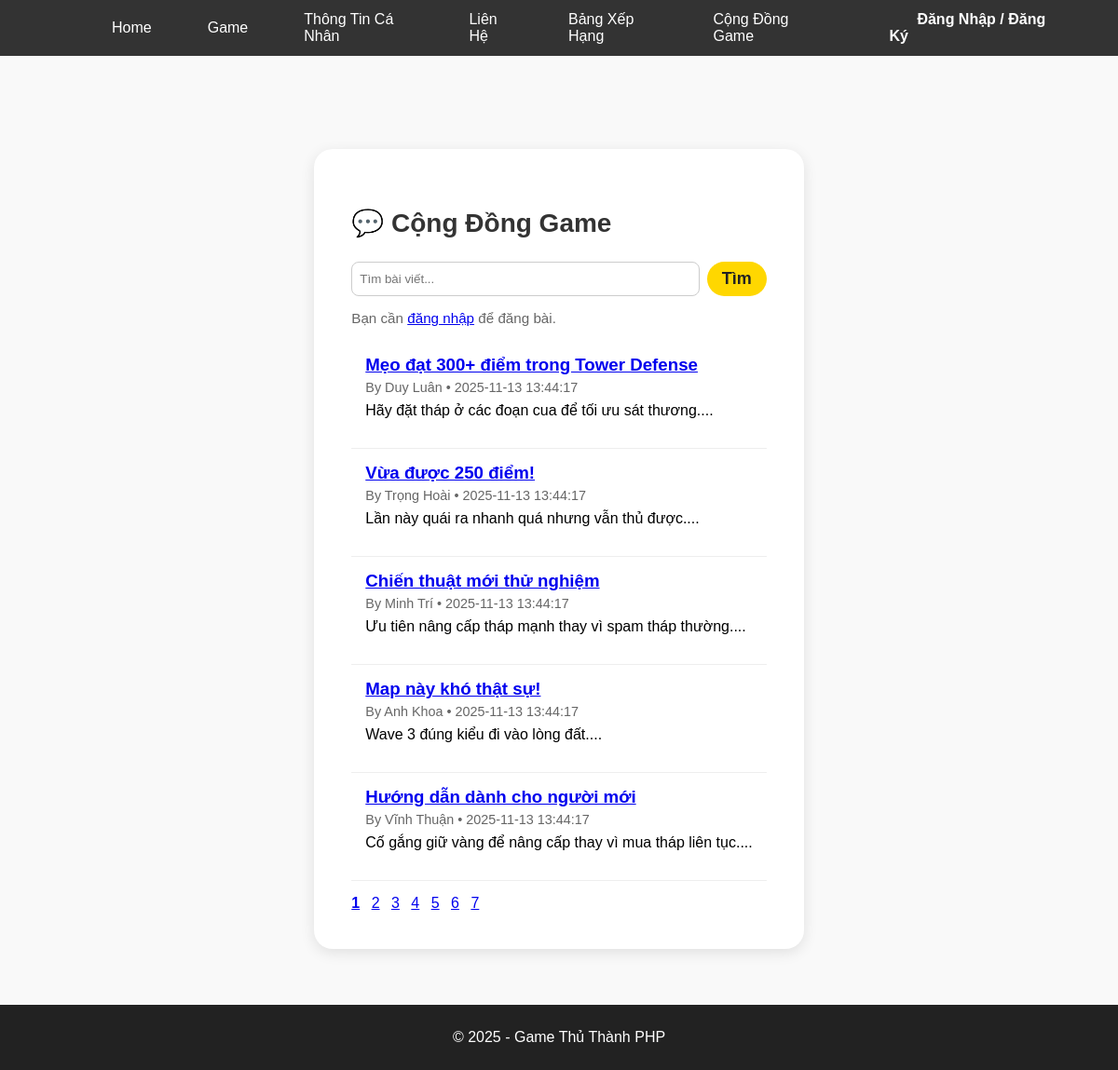
The app's page /forum_list.php with its own data.
### tables this page shows
CREATE TABLE IF NOT EXISTS posts (
  id INT AUTO_INCREMENT PRIMARY KEY,
  user_id INT NOT NULL,
  title VARCHAR(200) NOT NULL,
  content TEXT,
  screenshot_url VARCHAR(255),
  created_at TIMESTAMP DEFAULT CURRENT_TIMESTAMP,
  FOREIGN KEY (user_id) REFERENCES users(id) ON DELETE CASCADE
);

CREATE TABLE users (
  id INT AUTO_INCREMENT PRIMARY KEY,
  name VARCHAR(100),
  email VARCHAR(100) UNIQUE,
  password VARCHAR(255)
);

### forum_list.php (the view, shortened to what this page needs)
<?php
require_once 'db/connect.php';
include 'includes/header.php';
$q = trim($_GET['q'] ?? '');
$perPage = 5;
$page = max(1, intval($_GET['page'] ?? 1));
$offset = ($page - 1) * $perPage;
$sqlCount = "SELECT COUNT(*) AS total FROM posts";
$params = [];
$where = "";
$stmtCount = $conn->prepare($sqlCount);
$stmtCount->execute();
$total = $stmtCount->get_result()->fetch_assoc()['total'] ?? 0;
$totalPages = max(1, ceil($total / $perPage));
$sql = "
  SELECT p.*, u.name AS author
  FROM posts p
  JOIN users u ON u.id = p.user_id
  $where
  ORDER BY p.created_at DESC
  LIMIT ? OFFSET ?
";
if ($where === '') {
    $stmt = $conn->prepare($sql);
    $stmt->bind_param("ii", $perPage, $offset);
} else {
    $stmt = $conn->prepare($sql);
    $stmt->bind_param("ssii", $params[0], $params[1], $perPage, $offset);
}
$stmt->execute();
$result = $stmt->get_result();
?>
<div class="profile-container" style="max-width:900px; text-align:left">
  <h2>💬 Cộng Đồng Game</h2>
  <form method="get" style="margin-bottom:15px; display:flex; gap:8px;">
    <input type="text" name="q" placeholder="Tìm bài viết..."
           value="<?= htmlspecialchars($q) ?>"
           style="flex:1;padding:8px;border-radius:8px;border:1px solid #ccc;">
    <button class="btn-send" style="padding:8px 16px">Tìm</button>
  </form>
  <div style="margin-bottom:15px;">
    <?php if (isset($_SESSION['user'])): ?>
      <a href="forum_create_post.php" class="btn-send">✍️ Đăng bài mới</a>
    <?php else: ?>
      <span class="muted">Bạn cần <a href="auth.php">đăng nhập</a> để đăng bài.</span>
    <?php endif; ?>
  </div>
  <?php if ($total == 0): ?>
    <p class="muted">Chưa có bài nào.</p>
  <?php else: ?>
    <?php while ($row = $result->fetch_assoc()): ?>
      <div style="padding:15px;border-bottom:1px solid #eee;">
        <h3 style="margin:0 0 5px;">
          <a href="forum_view.php?id=<?= $row['id'] ?>">
            <?= htmlspecialchars($row['title']) ?>
          </a>
        </h3>
        <div class="muted" style="font-size:0.9em;">
          By <?= htmlspecialchars($row['author']) ?> •
          <?= $row['created_at'] ?>
        </div>
        <p style="margin-top:8px;">
          <?= nl2br(htmlspecialchars(mb_substr($row['content'], 0, 160))) ?>...
        </p>
      </div>
    <?php endwhile; ?>
    <?php if ($totalPages > 1): ?>
      <div style="margin-top:15px;">
        <?php for ($p = 1; $p <= $totalPages; $p++): ?>
          <?php
            $link = '?page='.$p.($q !== '' ? '&q='.urlencode($q) : '');
            $style = $p == $page ? 'font-weight:bold;' : '';
          ?>
          <a href="<?= $link ?>" style="margin-right:8px;<?= $style ?>"><?= $p ?></a>
        <?php endfor; ?>
      </div>
    <?php endif; ?>
  <?php endif; ?>
</div>
<?php include 'includes/footer.php'; ?>

### includes/header.php (shortened to what this page needs)
<!DOCTYPE html>
<html lang="vi">
<head>
    <link rel="stylesheet" href="assets/style.css">
</head>
<body>
<?php include "includes/navbar.php"; ?>
<div class="container"></div>

### includes/navbar.php (shortened to what this page needs)
<nav class="navbar">
    <div class="nav-left">
        <a href="index.php">Home</a>
        <a href="game.php">Game</a>
        <a href="profile.php">Thông Tin Cá Nhân</a>
        <a href="contact.php">Liên Hệ</a>
        <a href="leaderboard.php">Bảng Xếp Hạng</a>
        <a href="forum_list.php">Cộng Đồng Game</a>
    </div>
    <div class="nav-right">
        <?php if (isset($_SESSION['user'])): ?>
            <span class="user-name">👤 Xin chào, <strong><?php echo htmlspecialchars($_SESSION['user']['name']); ?></strong></span>
            <a href="logout.php" class="logout-btn">Đăng Xuất</a>
        <?php else: ?>
            <a href="auth.php">Đăng Nhập / Đăng Ký</a>
        <?php endif; ?>
    </div>
</nav>

### includes/footer.php (shortened to what this page needs)
<footer>
    <p>&copy; 2025 - Game Thủ Thành PHP</p>
</footer>
</body>
</html>

### assets/style.css (style rules this page uses)
body { font-family: Arial, sans-serif; background: #f9f9f9; margin: 0; padding: 0; display: grid; grid-template-rows: auto 1fr auto; min-height: 100vh; }
html, body { height: 100%; margin: 0; }
.container { padding: 20px; }
.navbar { display: flex; justify-content: space-between; align-items: center; background: #333; padding: 0 40px; height: 60px; }
.navbar a { color: white; text-decoration: none; margin: 0 30px; font-weight: 500; transition: color 0.2s ease; }
.nav-left { display: flex; align-items: center; padding: 50px; }
.nav-right a { font-weight: bold; }
footer { background: #222; color: white; text-align: center; padding: 10px; }
.profile-container { max-width: 600px; margin: 60px auto; text-align: center; background: #fff; border-radius: 20px; padding: 40px; box-shadow: 0 4px 15px rgba(0, 0, 0, 0.1); }
.profile-container h2 { font-size: 28px; color: #333; margin-bottom: 25px; }
.btn-send { background: #ffd700; color: #222; border: none; padding: 12px 20px; font-size: 18px; font-weight: bold; border-radius: 30px; cursor: pointer; transition: 0.3s; }
.muted { color: #666; font-size: 0.95em; }

### records on screen
posts: title "Mẹo đạt 300+ điểm trong Tower Defense", user.name "Duy Luân", created_at "2025-11-13 13:44:17", content "Hãy đặt tháp ở các đoạn cua để tối ưu sát thương."
posts: title "Vừa được 250 điểm!", user.name "Trọng Hoài", created_at "2025-11-13 13:44:17", content "Lần này quái ra nhanh quá nhưng vẫn thủ được."
posts: title "Chiến thuật mới thử nghiệm", user.name "Minh Trí", created_at "2025-11-13 13:44:17", content "Ưu tiên nâng cấp tháp mạnh thay vì spam tháp thường."
posts: title "Map này khó thật sự!", user.name "Anh Khoa", created_at "2025-11-13 13:44:17", content "Wave 3 đúng kiểu đi vào lòng đất."
posts: title "Hướng dẫn dành cho người mới", user.name "Vĩnh Thuận", created_at "2025-11-13 13:44:17", content "Cố gắng giữ vàng để nâng cấp thay vì mua tháp liên tục."
